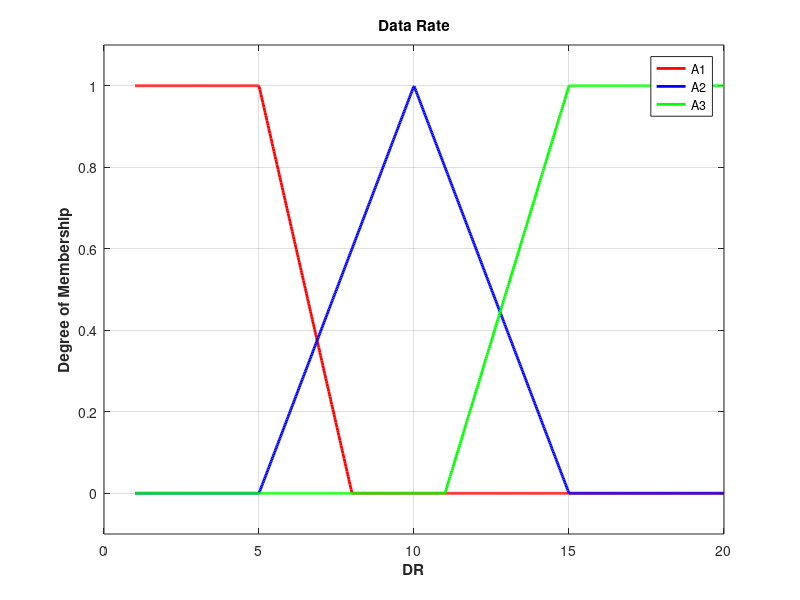
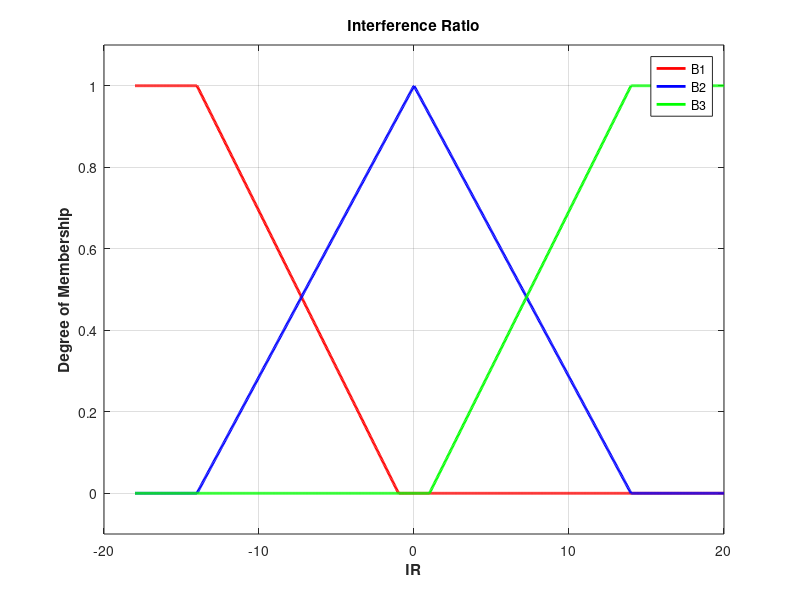
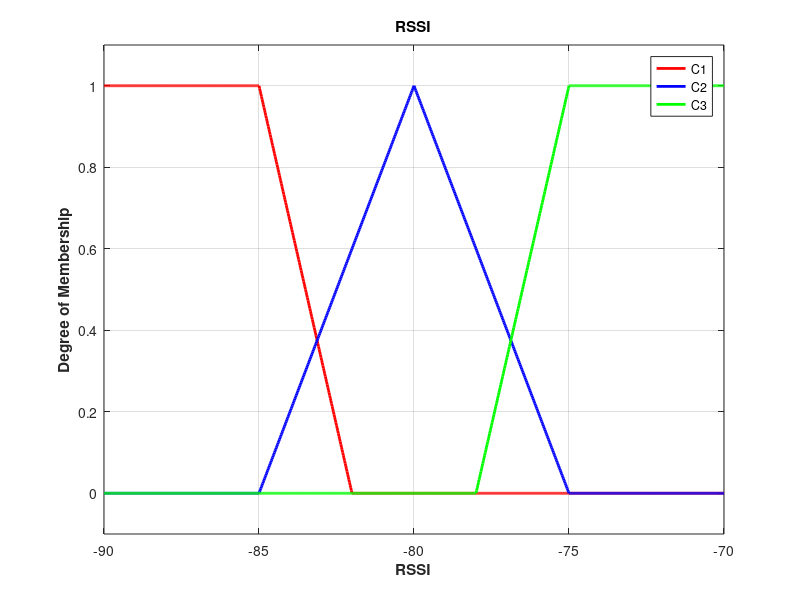
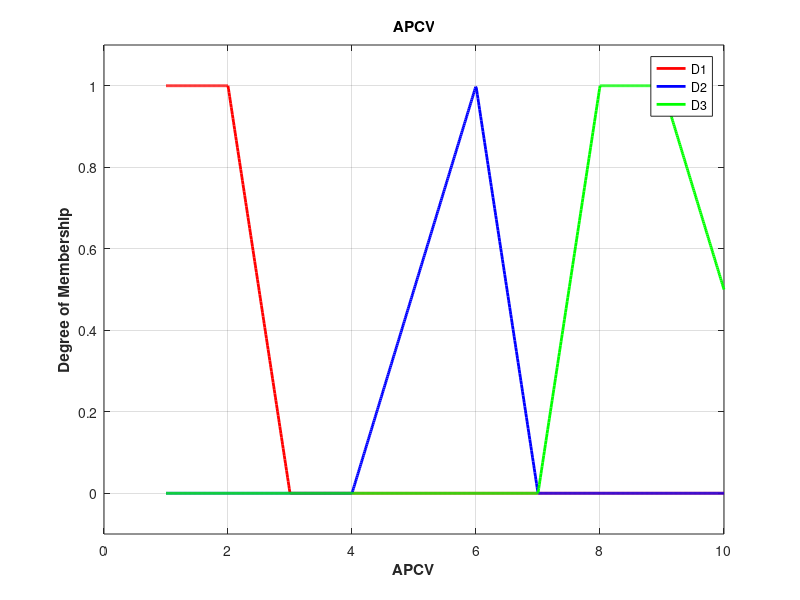

These figures' MATLAB source, in order: (Note: this script raises an error after producing the figures.)
clear all;
close all;
clc;
sys=newfis('FLC');

sys=addvar(sys,'input','DR',[1 20]);

sys=addmf(sys,'input',1,'A1','trapmf',[0 1 5 8]);
sys=addmf(sys,'input',1,'A2','trimf',[5 10 15]);
sys=addmf(sys,'input',1,'A3','trapmf',[11 15 20 25]);
plotmf(sys,'input',1);title('Data Rate');

sys=addvar(sys,'input','IR',[-18 20]);

sys=addmf(sys,'input',2,'B1','trapmf',[-20 -18 -14 -1]);
sys=addmf(sys,'input',2,'B2','trimf',[-14 0 14]);
sys=addmf(sys,'input',2,'B3','trapmf',[1 14 20 25]);
figure;
plotmf(sys,'input',2);title('Interference Ratio');

sys=addvar(sys,'input','RSSI',[-90 -70]);

sys=addmf(sys,'input',3,'C1','trapmf',[-95 -90 -85 -82]);
sys=addmf(sys,'input',3,'C2','trimf',[-85 -80 -75]);
sys=addmf(sys,'input',3,'C3','trapmf',[-78 -75 -70 -65]);
figure;
plotmf(sys,'input',3);title('RSSI');

sys=addvar(sys,'output','APCV',[1 10]);

sys=addmf(sys,'output',1,'D1','trapmf',[0 1 2 3]);
sys=addmf(sys,'output',1,'D2','trimf',[4 6 7]);
sys=addmf(sys,'output',1,'D3','trapmf',[7 8 9 11]);
figure;
plotmf(sys,'output',1);title('APCV');

rule=[1 1 1 2 1 1 ;1 1 2 3 1 1;1 1 3 3 1 1;2 1 1 2 1 1 ;2 1 2 3 1 1;2 1 3 3 1 1;3 1 1 3 1 1 ;3 1 2 3 1 1;3 1 3 3 1 1;...
1 2 1 1 1 1 ;1 2 2 1 1 1;1 2 3 2 1 1;2 2 1 2 1 1 ;2 2 2 2 1 1;2 2 3 2 1 1;3 2 1 3 1 1 ;3 2 2 3 1 1;3 2 3 3 1 1;...
1 3 1 1 1 1 ;1 3 2 2 1 1;1 3 3 2 1 1;2 3 1 2 1 1 ;2 3 2 2 1 1;2 3 3 2 1 1;3 3 1 3 1 1 ;3 3 2 3 1 1;3 3 3 3 1 1];
sys=addrule(sys,rule);

figure;
plotfis(sys);


t=100:10:3500;
DR=randint(1,341,[10 20]);
inter=randint(1,341,[15 20]);
RSSI=randint(1,341,[-80 -70]);

for i=1:341
APCV(1,i)=evalfis([DR(1,i) inter(1,i) RSSI(1,i)],sys);
end

figure;
plot(t,APCV,'--rs');grid on;
axis([100 3500 0 10]);
xlabel('Time(sec)');ylabel('APCV');title('APCV (GSM1)');

DR=randint(1,341,[10 20]);
inter=randint(1,341,[15 20]);
RSSI=randint(1,341,[-80 -70]);

for i=1:341
APCV1(1,i)=evalfis([DR(1,i) inter(1,i) RSSI(1,i)],sys);
end

figure;
plot(t,APCV1,'-gd');grid on;
axis([100 3500 0 10]);
xlabel('Time(sec)');ylabel('APCV');title('APCV (GSM2)');

DR=[randint(1,10,[10 20]) randint(1,200,[3 4]) randint(1,131,[1 1])];
inter=randint(1,341,[15 20]);
RSSI=[randint(1,10,[-75 -70]) randint(1,200,[-86 -87]) randint(1,131,[-90 -90])];


for i=1:341
APCV2(1,i)=evalfis([DR(1,i) inter(1,i) RSSI(1,i)],sys);
end

figure;
plot(t,APCV2,'-*');grid on;
axis([100 3500 0 10]);
xlabel('Time(sec)');ylabel('APCV');title('APCV (WiFi)');

figure;
plot(t,APCV,'--rs',t,APCV1,'-gd',t,APCV2,'-*');grid on;
legend('GSM1','GSM2','WiFi');
axis([100 3500 0 10]);
xlabel('Time(sec)');ylabel('APCV');title('Output APCV');